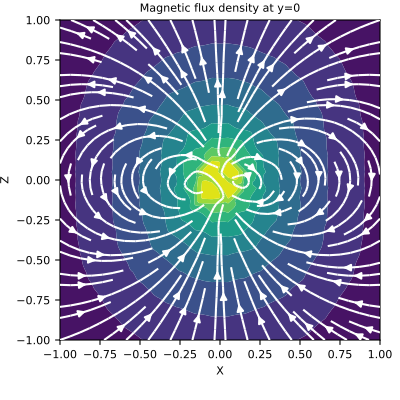

The script that drew this image:
# Here, we define a z-oriented magnetic dipole and plot the magnetic
# flux density on the xy-plane that intercepts y=0.

from geoana.em.static import MagneticDipoleWholeSpace
from geoana.utils import ndgrid
from geoana.plotting_utils import plot2Ddata
import numpy as np
import matplotlib.pyplot as plt

# Let us begin by defining the magnetic dipole.

location = np.r_[0., 0., 0.]
orientation = np.r_[0., 0., 1.]
moment = 1.
dipole_object = MagneticDipoleWholeSpace(
    location=location, orientation=orientation, moment=moment
)

# Now we create a set of gridded locations and compute the vector potential.

xyz = ndgrid(np.linspace(-1, 1, 20), np.array([0]), np.linspace(-1, 1, 20))
B = dipole_object.magnetic_flux_density(xyz)

# Finally, we plot the vector potential on the plane. Given the symmetry,
# there are only horizontal components.

fig = plt.figure(figsize=(4, 4))
ax = fig.add_axes([0.15, 0.15, 0.8, 0.8])
plot2Ddata(xyz[:, 0::2], B[:, 0::2], ax=ax, vec=True, scale='log')
ax.set_xlabel('X')
ax.set_ylabel('Z')
ax.set_title('Magnetic flux density at y=0')
